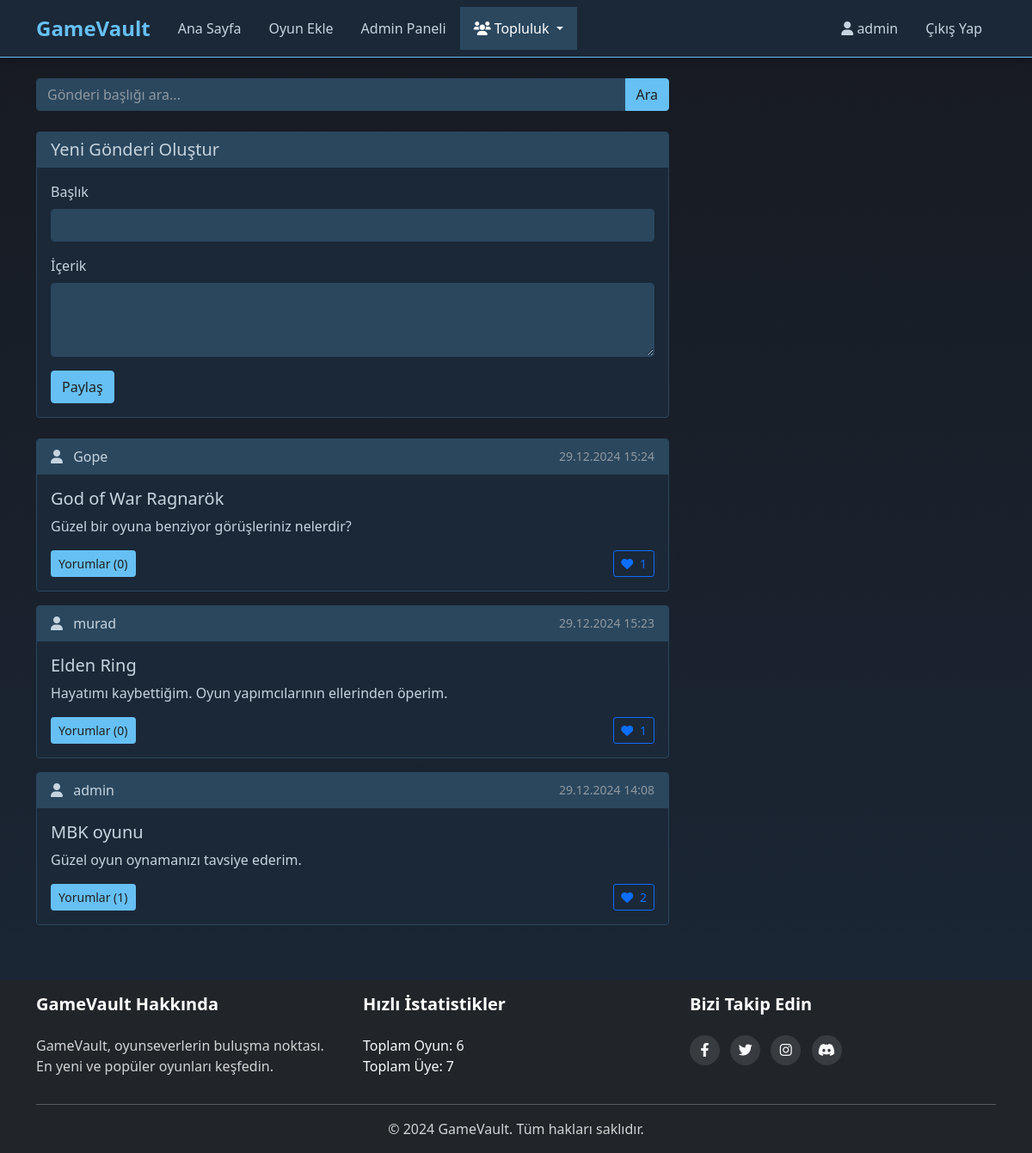
Screenshot of /community.php (signed in) with the database file from the repository.
### tables this page shows
CREATE TABLE forum_posts (
                id INTEGER PRIMARY KEY AUTOINCREMENT,
                user_id INTEGER NOT NULL,
                title TEXT NOT NULL,
                content TEXT NOT NULL,
                likes INTEGER DEFAULT 0,
                created_at DATETIME DEFAULT CURRENT_TIMESTAMP,
                FOREIGN KEY (user_id) REFERENCES users(id) ON DELETE CASCADE
            );

### community.php (the view, shortened to what this page needs)
<?php
$db = Database::getInstance()->getConnection();
$search_query = '';
try {
    $stmt = $db->prepare("
        SELECT fp.*, u.username,
        (SELECT COUNT(*) FROM forum_comments WHERE post_id = fp.id) as comment_count,
        (SELECT COUNT(*) FROM post_likes WHERE post_id = fp.id) as like_count
        FROM forum_posts fp
        JOIN users u ON fp.user_id = u.id
        WHERE fp.title LIKE ?
        ORDER BY fp.created_at DESC
    ");
    $stmt->execute(['%' . $search_query . '%']);
    $posts = $stmt->fetchAll();
} catch(PDOException $e) {
    $error = 'Gönderiler yüklenirken bir hata oluştu.';
}
include 'includes/header.php';
?>
<div class="container mt-4">
    <div class="row">
        <div class="col-md-8">
            <form method="GET" action="" class="mb-4">
                <div class="input-group">
                    <input type="text" class="form-control" name="search" placeholder="Gönderi başlığı ara..." value="<?php echo htmlspecialchars($search_query); ?>">
                    <button class="btn btn-primary" type="submit">Ara</button>
                </div>
            </form>
            <div class="card mb-4">
                <div class="card-header">
                    <h5 class="mb-0">Yeni Gönderi Oluştur</h5>
                </div>
                <div class="card-body">
                    <form method="POST" action="">
                        <div class="mb-3">
                            <label for="post_title" class="form-label">Başlık</label>
                            <input type="text" class="form-control" id="post_title" name="post_title" required>
                        </div>
                        <div class="mb-3">
                            <label for="post_content" class="form-label">İçerik</label>
                            <textarea class="form-control" id="post_content" name="post_content" rows="3" required></textarea>
                        </div>
                        <button type="submit" class="btn btn-primary">Paylaş</button>
                    </form>
                </div>
            </div>
            <?php foreach ($posts as $post): ?>
            <div class="card mb-3">
                <div class="card-header d-flex justify-content-between align-items-center">
                    <div>
                        <i class="fas fa-user me-2"></i>
                        <?php echo htmlspecialchars($post['username']); ?>
                    </div>
                    <small class="text-muted">
                        <?php echo date('d.m.Y H:i', strtotime($post['created_at'])); ?>
                    </small>
                </div>
                <div class="card-body">
                    <h5 class="card-title"><?php echo htmlspecialchars($post['title']); ?></h5>
                    <p class="card-text"><?php echo nl2br(htmlspecialchars($post['content'])); ?></p>
                    <div class="d-flex justify-content-between align-items-center">
                        <div>
                            <button class="btn btn-sm btn-primary comment-toggle" data-post-id="<?php echo $post['id']; ?>">
                                Yorumlar (<?php echo $post['comment_count']; ?>)
                            </button>
                        </div>
                        <div>
                            <button class="btn btn-sm btn-outline-primary like-btn" data-post-id="<?php echo $post['id']; ?>">
                                <i class="fas fa-heart me-1"></i>
                                <span class="like-count"><?php echo $post['like_count']; ?></span>
                            </button>
                        </div>
                    </div>
                </div>
            </div>
            <?php endforeach; ?>
        </div>
    </div>
</div>
<?php include 'includes/footer.php'; ?>

### css/style.css (style rules this page uses)
:root { --primary-bg: #171a21; --secondary-bg: #1b2838; --content-bg: #2a475e; --text-color: #c6d4df; --text-muted: #8f98a0; --text-hover: #ffffff; --primary-accent: #66c0f4; --secondary-accent: #1999ff; --success: #a4d007; --danger: #cc3d3d; --card-bg: #1b2838; --card-border: #2a475e; --card-hover: #2a475e; }
body { background-color: var(--primary-bg) !important; color: var(--text-color) !important; }
.card { background-color: var(--card-bg); border: 1px solid var(--card-border); transition: all 0.3s ease; }
.card-body { color: var(--text-color); }
.btn-primary { background-color: var(--primary-accent) !important; border-color: var(--primary-accent) !important; color: #202020 !important; }
.form-control, .form-select { background-color: var(--content-bg) !important; border-color: var(--card-border) !important; color: var(--text-color) !important; }
::placeholder { color: var(--text-muted) !important; opacity: 1; }
html, body { min-height: 100vh; display: flex; flex-direction: column; background: linear-gradient(to bottom, var(--primary-bg), var(--secondary-bg)) !important; }
.container { flex: 1; }
html, body { height: 100%; }
body { display: flex; flex-direction: column; min-height: 100vh; }
.form-control, .form-select { background-color: var(--content-bg); border: 1px solid var(--card-border); color: var(--text-color); }
.card { background-color: var(--card-bg) !important; border: 1px solid var(--card-border) !important; }
.card-header { background-color: var(--content-bg) !important; border-bottom: 1px solid var(--card-border) !important; color: var(--text-color) !important; }
.card-body { color: var(--text-color) !important; }
.form-label { color: var(--text-color) !important; }
.form-control { background-color: var(--content-bg) !important; border: 1px solid var(--card-border) !important; color: var(--text-color) !important; }
.text-muted { color: var(--text-muted) !important; }
::placeholder { color: var(--text-muted) !important; opacity: 0.7; }
.like-btn { transition: all 0.2s; }

### rows the page displays
forum_posts: username "Gope", created_at "29.12.2024 15:24", title "God of War Ragnarök", content "Güzel bir oyuna benziyor görüşleriniz nelerdir?", comment_count "0", like_count "1"
forum_posts: username "murad", created_at "29.12.2024 15:23", title "Elden Ring", content "Hayatımı kaybettiğim. Oyun yapımcılarının ellerinden öperim.", comment_count "0", like_count "1"
forum_posts: username "admin", created_at "29.12.2024 14:08", title "MBK oyunu", content "Güzel oyun oynamanızı tavsiye ederim.", comment_count "1", like_count "2"

### other values shown
$_SESSION['username'] "admin"
$total_games "6"
$total_users "7"
